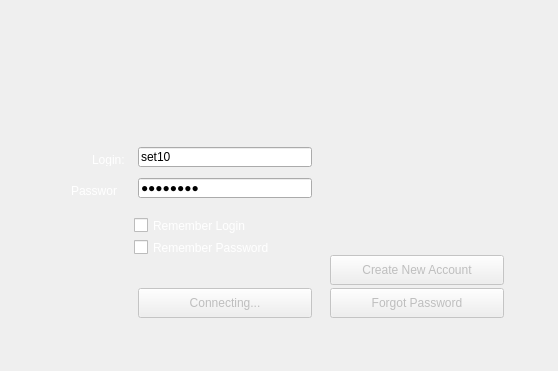
<?xml version="1.0" encoding="UTF-8"?>
<ui version="4.0">
 <class>LoginWindow</class>
 <widget class="QWidget" name="LoginWindow">
  <property name="geometry">
   <rect>
    <x>0</x>
    <y>0</y>
    <width>558</width>
    <height>371</height>
   </rect>
  </property>
  <property name="windowTitle">
   <string>Welcome to ChipUP Poker</string>
  </property>
  <property name="autoFillBackground">
   <bool>true</bool>
  </property>
  <property name="styleSheet">
   <string notr="true">QLabel,QCheckBox {
color: white;
}</string>
  </property>
  <widget class="QWidget" name="widget" native="true">
   <property name="geometry">
    <rect>
     <x>0</x>
     <y>0</y>
     <width>558</width>
     <height>371</height>
    </rect>
   </property>
   <property name="styleSheet">
    <string notr="true">background-image: url(:/resources/login/Background.png);</string>
   </property>
  </widget>
  <widget class="QLabel" name="lbsLogin">
   <property name="geometry">
    <rect>
     <x>92</x>
     <y>153</y>
     <width>46</width>
     <height>13</height>
    </rect>
   </property>
   <property name="text">
    <string>Login:</string>
   </property>
  </widget>
  <widget class="QLabel" name="lbsPassword">
   <property name="geometry">
    <rect>
     <x>71</x>
     <y>184</y>
     <width>46</width>
     <height>13</height>
    </rect>
   </property>
   <property name="text">
    <string>Password:</string>
   </property>
  </widget>
  <widget class="QLineEdit" name="edLogin">
   <property name="geometry">
    <rect>
     <x>138</x>
     <y>147</y>
     <width>174</width>
     <height>20</height>
    </rect>
   </property>
   <property name="text">
    <string>set10</string>
   </property>
  </widget>
  <widget class="QLineEdit" name="edPassword">
   <property name="geometry">
    <rect>
     <x>138</x>
     <y>178</y>
     <width>174</width>
     <height>20</height>
    </rect>
   </property>
   <property name="text">
    <string>password</string>
   </property>
   <property name="echoMode">
    <enum>QLineEdit::Password</enum>
   </property>
  </widget>
  <widget class="QPushButton" name="btCreateAccount">
   <property name="enabled">
    <bool>false</bool>
   </property>
   <property name="geometry">
    <rect>
     <x>330</x>
     <y>255</y>
     <width>174</width>
     <height>30</height>
    </rect>
   </property>
   <property name="text">
    <string>Create New Account</string>
   </property>
  </widget>
  <widget class="QPushButton" name="btForgotPassword">
   <property name="enabled">
    <bool>false</bool>
   </property>
   <property name="geometry">
    <rect>
     <x>330</x>
     <y>288</y>
     <width>174</width>
     <height>30</height>
    </rect>
   </property>
   <property name="text">
    <string>Forgot Password</string>
   </property>
  </widget>
  <widget class="QPushButton" name="btLogin">
   <property name="enabled">
    <bool>false</bool>
   </property>
   <property name="geometry">
    <rect>
     <x>138</x>
     <y>288</y>
     <width>174</width>
     <height>30</height>
    </rect>
   </property>
   <property name="text">
    <string>Connecting...</string>
   </property>
   <property name="default">
    <bool>true</bool>
   </property>
  </widget>
  <widget class="QCheckBox" name="cbRememberLogin">
   <property name="geometry">
    <rect>
     <x>134</x>
     <y>217</y>
     <width>171</width>
     <height>17</height>
    </rect>
   </property>
   <property name="text">
    <string>Remember Login</string>
   </property>
  </widget>
  <widget class="QCheckBox" name="cbRememberPassword">
   <property name="geometry">
    <rect>
     <x>134</x>
     <y>239</y>
     <width>191</width>
     <height>17</height>
    </rect>
   </property>
   <property name="text">
    <string>Remember Password</string>
   </property>
  </widget>
 </widget>
 <layoutdefault spacing="6" margin="11"/>
 <resources/>
 <connections/>
</ui>
